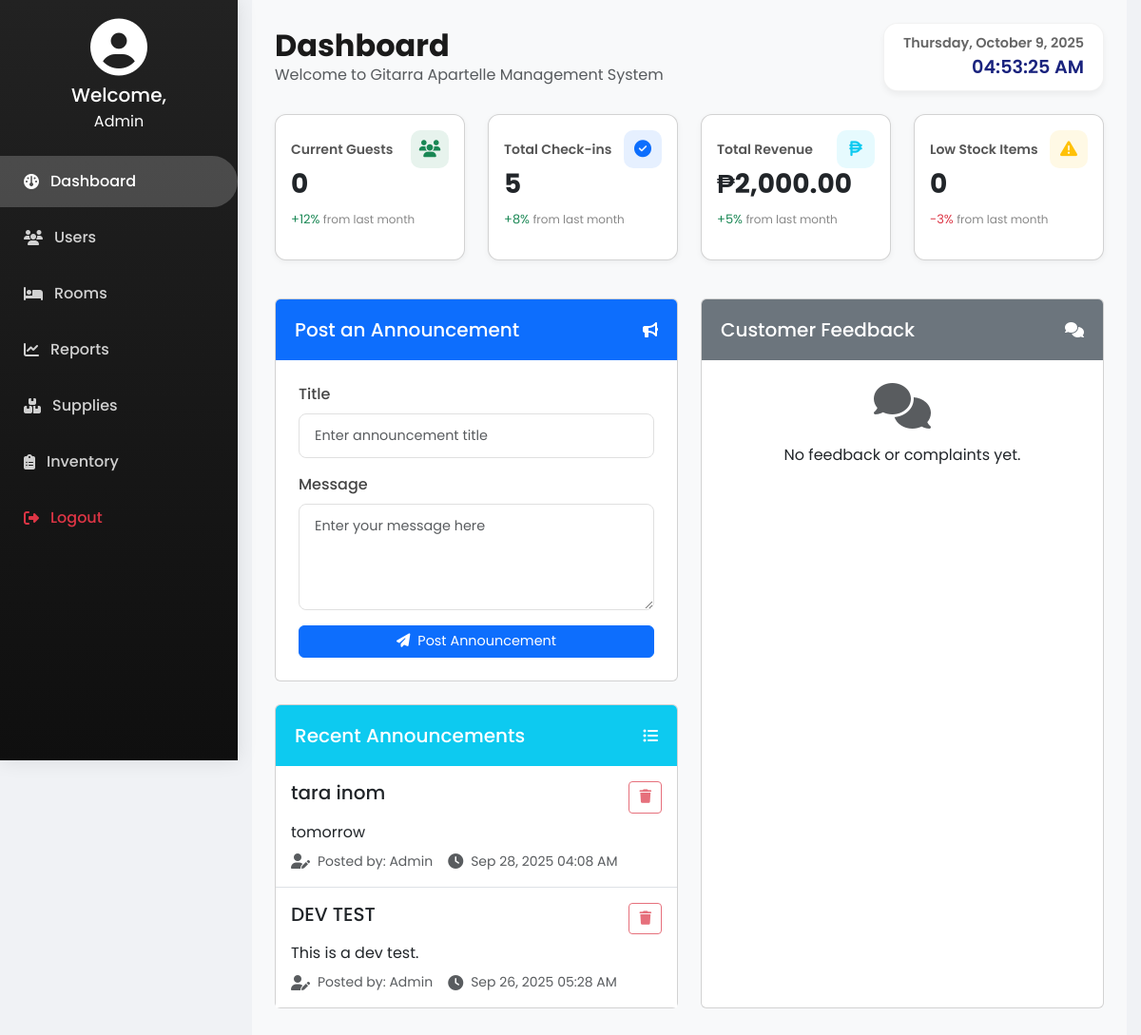
The app's page /admin-dashboard.php, older data.
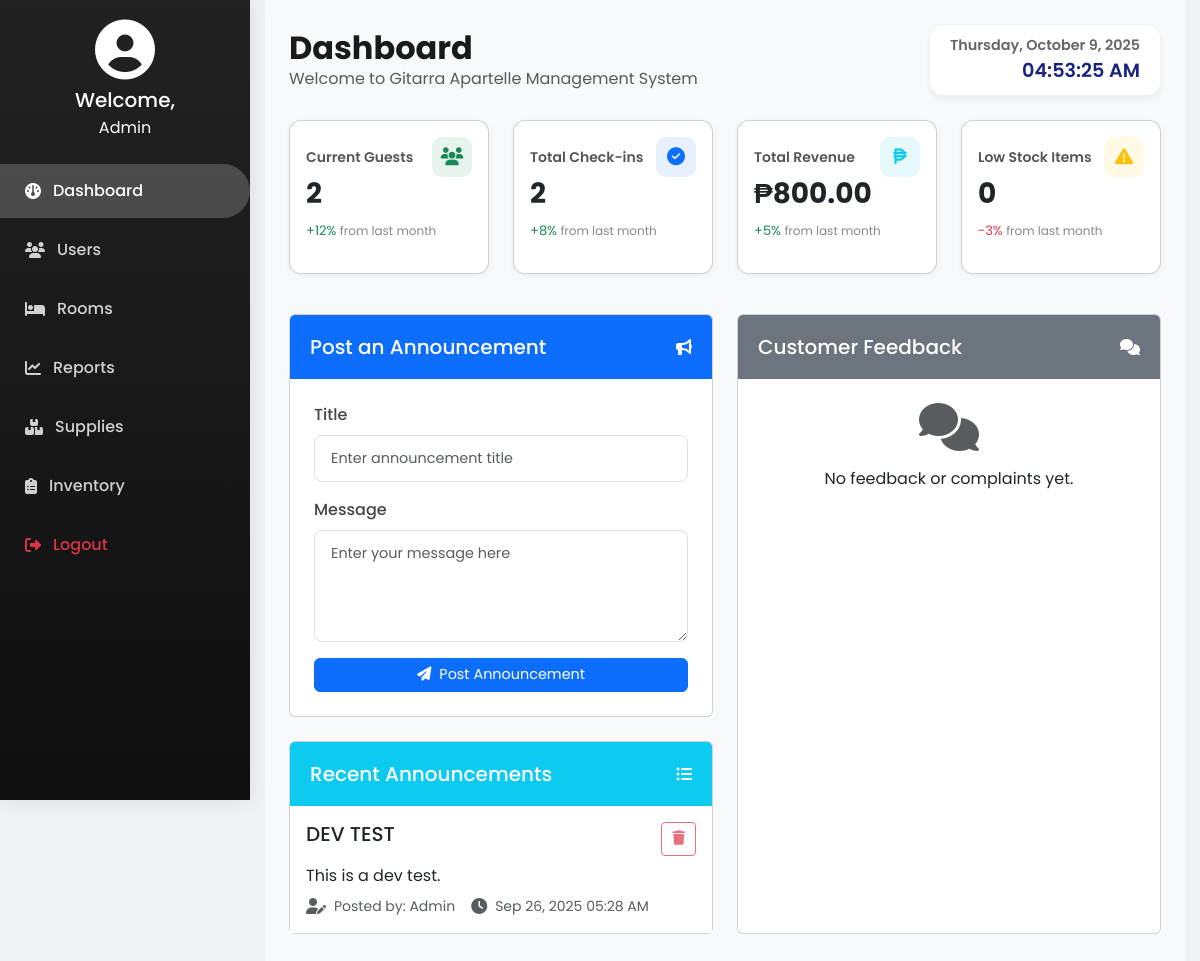
The same page, newer data.
### tables this page shows
CREATE TABLE `announcements` (
  `id` int NOT NULL,
  `title` varchar(255) NOT NULL,
  `message` text NOT NULL,
  `created_by` varchar(50) NOT NULL,
  `created_at` timestamp NULL DEFAULT CURRENT_TIMESTAMP
);

### admin-dashboard.php (the view, shortened to what the changed rows need)
<?php
require_once 'database.php';
$announcements = $conn->query("SELECT * FROM announcements ORDER BY created_at DESC LIMIT 5");
$total_checkins = 0;
$current_guests = 0;
$total_revenue = 0;
try {
    $result = $conn->query("SELECT COUNT(*) as total FROM checkins");
    if ($result && $row = $result->fetch_assoc()) {
        $total_checkins = $row['total'];
    }
    $result = $conn->query("SELECT COUNT(*) as current FROM checkins WHERE check_out_date IS NULL OR check_out_date > NOW()");
    if ($result && $row = $result->fetch_assoc()) {
        $current_guests = $row['current'];
    }
    $result = $conn->query("SELECT SUM(amount_paid) as revenue FROM checkins");
    if ($result && $row = $result->fetch_assoc()) {
        $total_revenue = $row['revenue'] ?: 0;
    }
} catch (Exception $e) {
}
?>
<!DOCTYPE html>
<html lang="en">
<head>
    <link href="https://cdn.jsdelivr.net/npm/bootstrap@5.3.0/dist/css/bootstrap.min.css" rel="stylesheet">
    <link rel="stylesheet" href="https://cdnjs.cloudflare.com/ajax/libs/font-awesome/6.4.2/css/all.min.css">
    <link href="style.css" rel="stylesheet">
</head>
<body>
<div class="content p-4">
    <div class="row justify-content-center">
        <div class="col-lg-12">
            <div class="d-flex justify-content-between align-items-center mb-4">
                <div>
                    <h2 class="fw-bold mb-0">Dashboard</h2>
                </div>
            </div>
        <div class="row mb-4">
            <div class="col-md-3 mb-3">
                <div class="card stat-card h-100 p-3">
                    <div class="d-flex justify-content-between align-items-center">
                        <p class="stat-title">Current Guests</p>
                        <div class="stat-icon bg-success bg-opacity-10 text-success">
                        </div>
                    </div>
                    <h3 class="fw-bold mb-1"><?= $current_guests ?></h3>
                    <p class="stat-change text-success">+12% <span>from last month</span></p>
                </div>
            </div>
            <div class="col-md-3 mb-3">
                <div class="card stat-card h-100 p-3">
                    <div class="d-flex justify-content-between align-items-center">
                        <p class="stat-title">Total Check-ins</p>
                        <div class="stat-icon bg-primary bg-opacity-10 text-primary">
                        </div>
                    </div>
                    <h3 class="fw-bold mb-1"><?= $total_checkins ?></h3>
                    <p class="stat-change text-success">+8% <span>from last month</span></p>
                </div>
            </div>
            <div class="col-md-3 mb-3">
                <div class="card stat-card h-100 p-3">
                    <div class="d-flex justify-content-between align-items-center">
                        <p class="stat-title">Total Revenue</p>
                        <div class="stat-icon bg-info bg-opacity-10 text-info">
                        </div>
                    </div>
                    <h3 class="fw-bold mb-1">₱<?= number_format($total_revenue, 2) ?></h3>
                    <p class="stat-change text-success">+5% <span>from last month</span></p>
                </div>
            </div>
        </div>
        <div class="row">
            <div class="col-md-6 mb-4">
                <div class="row h-100">
                    <div class="col-12">
                        <div class="card">
                            <div class="card-body p-0">
                                <?php if ($announcements && $announcements->num_rows > 0): ?>
                                    <?php while ($row = $announcements->fetch_assoc()): ?>
                                        <div class="announcement-item p-3 border-bottom">
                                            <div class="d-flex justify-content-between align-items-start mb-2">
                                                <h5 class="mb-0"><?= htmlspecialchars($row['title']) ?></h5>
                                                <a href="admin-dashboard.php?delete=<?= $row['id'] ?>" class="btn btn-outline-danger btn-sm" onclick="return confirm('Are you sure you want to delete this announcement?')">
                                                    <i class="fa-solid fa-trash"></i>
                                                </a>
                                            </div>
                                            <p class="mb-2"><?= nl2br(htmlspecialchars($row['message'])) ?></p>
                                            <div class="d-flex align-items-center text-muted">
                                                <i class="fas fa-user-edit me-2"></i>
                                                <small>Posted by: <?= $row['created_by'] ?></small>
                                                <i class="fas fa-clock ms-3 me-2"></i>
                                                <small><?= date('M d, Y h:i A', strtotime($row['created_at'])) ?></small>
                                            </div>
                                        </div>
                                    <?php endwhile; ?>
                                <?php endif; ?>
                            </div>
                        </div>
                    </div>
                </div>
            </div>
        </div>
    </div>
</body>
</html>

Row changes from the older to the newer data that the page shows:
removed announcements: title "tara inom", message "tomorrow", created_by "Admin", created_at "Sep 28, 2025 04:08 AM"
Text that changed along with them:
$current_guests: "0" → "2"
$total_checkins: "5" → "2"
$total_revenue: "2,000.00" → "800.00"
